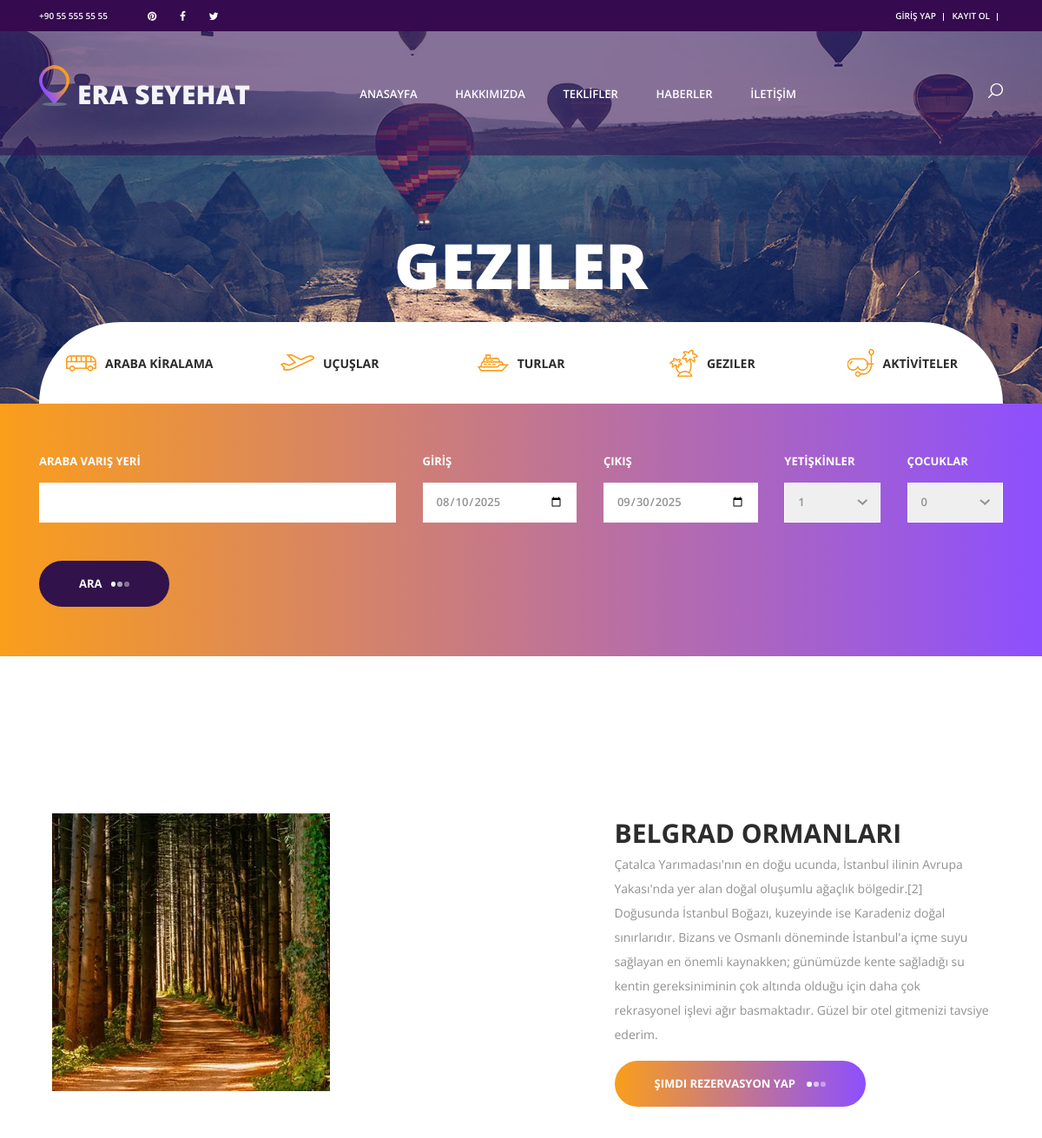
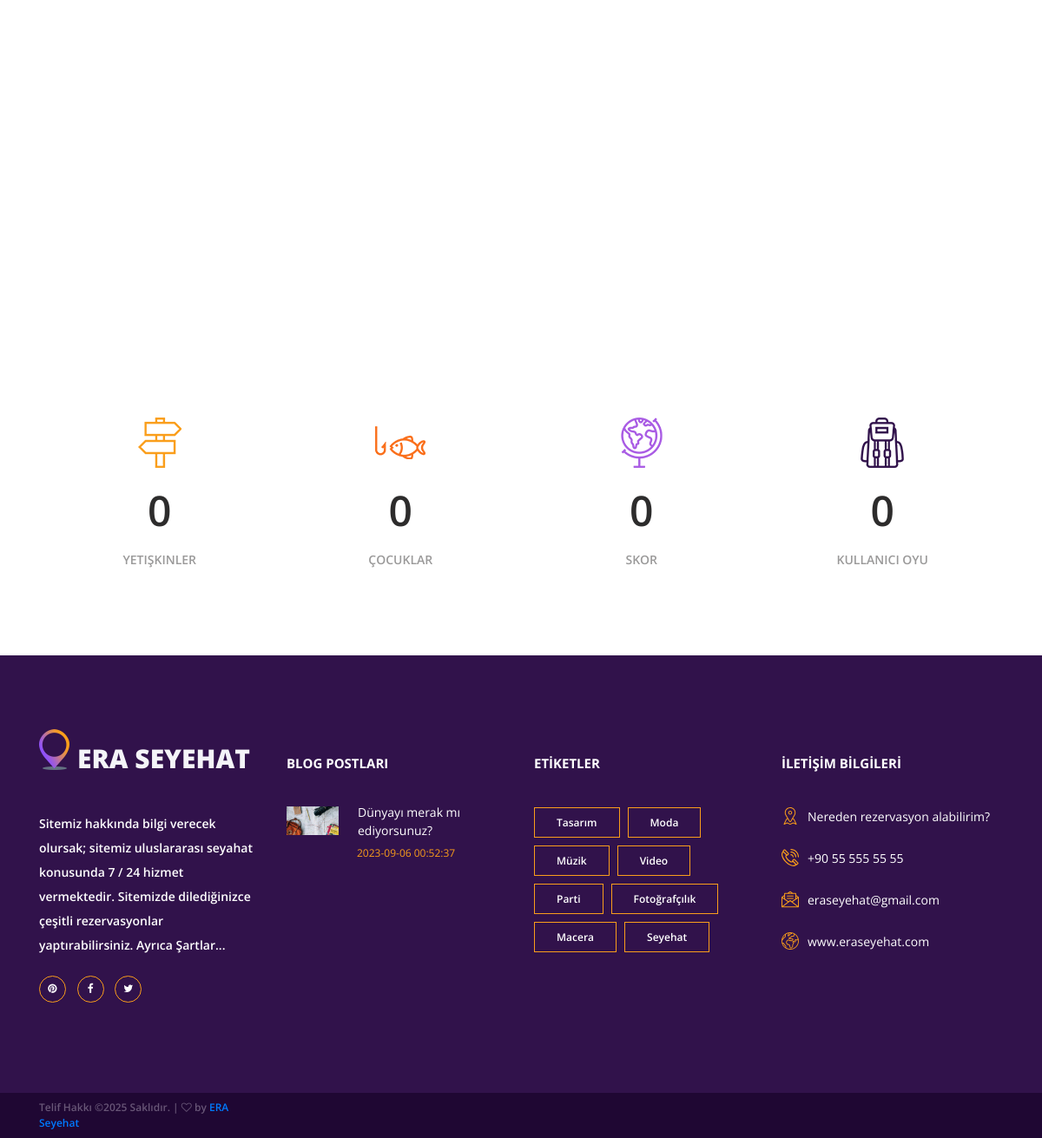
/detail/trips.php?id=1, run on the app's committed database (2 pictures, top to bottom).
### tables this page shows
CREATE TABLE `about` (
  `id` int(4) NOT NULL,
  `title` varchar(200) NOT NULL,
  `description` text NOT NULL,
  `facebook` varchar(200) NOT NULL,
  `twitter` varchar(200) NOT NULL,
  `linkedin` varchar(200) NOT NULL,
  `pinterest` varchar(200) NOT NULL,
  `phone` varchar(200) NOT NULL,
  `email` varchar(200) NOT NULL,
  `adress` varchar(200) NOT NULL
);

CREATE TABLE `trips` (
  `id` int(11) NOT NULL,
  `title` varchar(200) NOT NULL,
  `image` varchar(200) NOT NULL,
  `price` decimal(4,2) NOT NULL,
  `description` text NOT NULL,
  `score` int(11) NOT NULL,
  `user_rating` decimal(4,2) NOT NULL,
  `destination` varchar(200) NOT NULL,
  `checking` date NOT NULL,
  `checkout` date NOT NULL,
  `adults` int(11) NOT NULL,
  `children` int(11) NOT NULL
);

CREATE TABLE `blog` (
  `id` int(11) NOT NULL,
  `image` varchar(200) NOT NULL,
  `title` varchar(200) NOT NULL,
  `description` text NOT NULL,
  `create_at` timestamp NOT NULL DEFAULT current_timestamp()
);

### detail/trips.php (the view, shortened to what this page needs)
<?php require "../includes/header.php"?>
<link rel="stylesheet" type="text/css" href="<?php echo APPURL;?>/assets/styles/offers_styles.css">
<link rel="stylesheet" type="text/css" href="<?php echo APPURL;?>/assets/styles/offers_responsive.css">
<link rel="stylesheet" type="text/css" href="<?php echo APPURL;?>/assets/styles/my.css">
<?php
$tripId= $_GET['id'];
$query = "SELECT * FROM trips WHERE `id`= :tripId";
$stmt= $conn ->prepare($query);
$stmt -> bindParam(":tripId", $tripId, PDO::PARAM_INT);
$stmt->execute();
$trip = $stmt->fetch(PDO::FETCH_ASSOC);
if($trip){
?>
<div class="home">
		<div class="home_background page-banner-detail parallax-window" data-parallax="scroll"></div>
		<div class="home_content">
			<div class="home_title">Geziler</div>
		</div>
	</div>
	<div class="offers">
        <?php require "../includes/sidebar.php"?>
		<div class="container">
			<div class="row">
				<div class="col-lg-12">
					<div class="offers_grid">
                    <div class="container">
			<div class="row">
				<div class="col-lg-7">
					<div class="intro_image "><img  class="m-height-600" src="<?php echo DBIMAGE; ?>/<?php echo $trip['image']; ?>" alt=""></div>
				</div>
				<div class="col-lg-5">
					<div class="intro_content">
						<div class="intro_titlec">  <?php echo $trip['title']; ?></div>
						<p class="intro_text">  <?php echo $trip['description']; ?></p>
						<div class="button intro_button"><div class="button_bcg"></div><a href="<?php echo APPURL;?>/book.php?id=<?php echo $trip['id']; ?>&category=trip">Şimdi rezervasyon yap <span></span><span></span><span></span></a></div>
					</div>
				</div>
			</div>
		</div>
					</div>
                    <div class="milestones">
		<div class="container">
			<div class="row">
				<div class="col-lg-3 milestone_col">
					<div class="milestone text-center">
						<div class="milestone_icon"><img src="<?php echo ASSETSIMAGE; ?>/milestone_1.png" alt=""></div>
						<div class="milestone_counter" data-end-value=" <?php echo $trip['adults']; ?>">0</div>
						<div class="milestone_text">Yetişkinler</div>
					</div>
				</div>
				<div class="col-lg-3 milestone_col">
					<div class="milestone text-center">
						<div class="milestone_icon"><img src="<?php echo ASSETSIMAGE; ?>/milestone_2.png" alt=""></div>
						<div class="milestone_counter" data-end-value=" <?php echo $trip['children']; ?>">0</div>
						<div class="milestone_text">Çocuklar</div>
					</div>
				</div>
				<div class="col-lg-3 milestone_col">
					<div class="milestone text-center">
						<div class="milestone_icon"><img src="<?php echo ASSETSIMAGE; ?>/milestone_3.png" alt=""></div>
						<div class="milestone_counter" data-end-value=" <?php echo $trip['score']; ?>">0</div>
						<div class="milestone_text">Skor</div>
					</div>
				</div>
				<div class="col-lg-3 milestone_col">
					<div class="milestone text-center">
						<div class="milestone_icon"><img src="<?php echo ASSETSIMAGE; ?>/milestone_4.png" alt=""></div>
						<div class="milestone_counter" data-end-value=" <?php echo $trip['user_rating']; ?>">0</div>
						<div class="milestone_text">Kullanıcı Oyu</div>
					</div>
				</div>
			</div>
		</div>
	</div>
				</div>
			</div>
		</div>
	</div>
<?php  }
else {
    echo "no result";
    exit();
}
?>
    <?php require "../includes/footer.php"?>

### includes/header.php (shortened to what this page needs)
<?php
require_once($_SERVER['DOCUMENT_ROOT'].'/TravelPhpMysql/config/config.php');
?>
<!DOCTYPE html>
<html lang="en">
<head>
<link rel="stylesheet" type="text/css" href="<?php echo APPURL;?>/assets/styles/bootstrap4/bootstrap.min.css">
<link href="<?php echo APPURL;?>/assets/plugins/font-awesome-4.7.0/css/font-awesome.min.css" rel="stylesheet" type="text/css">
<link rel="stylesheet" type="text/css" href="<?php echo APPURL;?>/assets/plugins/OwlCarousel2-2.2.1/owl.carousel.css">
<link rel="stylesheet" type="text/css" href="<?php echo APPURL;?>/assets/plugins/OwlCarousel2-2.2.1/owl.theme.default.css">
<link rel="stylesheet" type="text/css" href="<?php echo APPURL;?>/assets/plugins/OwlCarousel2-2.2.1/animate.css">
<link rel="stylesheet" type="text/css" href="<?php echo APPURL;?>/assets/styles/responsive.css">
<link rel="stylesheet" type="text/css" href="<?php echo APPURL;?>/assets/styles/my.css">
</head>
<body>
<div class="super_container">
	<header class="header">
		<div class="top_bar">
			<div class="container">
				<div class="row">
					<div class="col d-flex flex-row">
					<?php
							try{
								$query12= "SELECT * FROM about";
								$result12 = $conn->query($query12);
								while($row = $result12->fetch(PDO::FETCH_ASSOC)){
							?>
						<div class="phone"><?php echo $row['phone']; ?></div>
						<div class="social">
							<ul class="social_list">
								<li class="social_list_item"><a href="<?php echo $row['pinterest']; ?>"><i class="fa fa-pinterest" aria-hidden="true"></i></a></li>
								<li class="social_list_item"><a href="<?php echo $row['facebook']; ?>"><i class="fa fa-facebook" aria-hidden="true"></i></a></li>
								<li class="social_list_item"><a href="<?php echo $row['twitter']; ?>#"><i class="fa fa-twitter" aria-hidden="true"></i></a></li>
							</ul>
						</div>
						<?php
							} }
							catch(PDOException $e){
								echo "Error :" .$e->getMessage();
							}
							?>
						<div class="user_box ml-auto">
						<?php if(isset($_SESSION['username'])): ?>
							<div class="user_box_login user_box_link"><a href="#"><?php echo $_SESSION['username']; ?></a></div>
							<div class="user_box_login user_box_link"><a href="#">Hesap</a></div>
							<div class="user_box_login user_box_link"><a href="<?php echo APPURL;?>/auth/logout.php">Çıkış yap</a></div>
						<?php else: ?>
							<div class="user_box_login user_box_link"><a href="<?php echo APPURL;?>/auth/login.php">GİRİŞ YAP</a></div>
							<div class="user_box_login user_box_link"><a href="<?php echo APPURL;?>/auth/register.php">Kayıt ol</a></div>
						<?php endif; ?>
						</div>
					</div>
				</div>
			</div>
		</div>
		<nav class="main_nav">
			<div class="container">
				<div class="row">
					<div class="col main_nav_col d-flex flex-row align-items-center justify-content-start">
						<div class="logo_container">
							<div class="logo"><a href="<?php echo APPURL;?>"><img src="<?php echo APPURL;?>/assets/images/logo.png" alt="">ERA Seyehat</a></div>
						</div>
						<div class="main_nav_container ml-auto">
							<ul class="main_nav_list">
								<li class="main_nav_item"><a href="<?php echo APPURL;?>">Anasayfa</a></li>
								<li class="main_nav_item"><a href="<?php echo APPURL;?>/about-us.php">Hakkımızda</a></li>
								<li class="main_nav_item"><a href="<?php echo APPURL;?>/offer.php">Teklİfler</a></li>
								<li class="main_nav_item"><a href="<?php echo APPURL;?>/blog.php">Haberler</a></li>
								<li class="main_nav_item"><a href="<?php echo APPURL;?>/contact.php">İletİşİM</a></li>
							</ul>
						</div>
						<div class="content_search ml-lg-0 ml-auto">
						</div>
					</div>
				</div>
			</div>
		</nav>
	</header>

### includes/footer.php (shortened to what this page needs)
	<footer class="footer">
		<div class="container">
			<div class="row">
			<?php
							try{
								$query14= "SELECT * FROM about";
								$result14 = $conn->query($query14);
								while($row = $result14->fetch(PDO::FETCH_ASSOC)){
							?>
				<div class="col-lg-3 footer_column">
					<div class="footer_col">
						<div class="footer_content footer_about">
							<div class="logo_container footer_logo">
								<div class="logo"><a href="#"><img src="<?php echo APPURL; ?>/assets/images/logo.png" alt="">ERA Seyehat</a></div>
							</div>
							<p class="footer_about_text">   <?php
    $trim = strlen($row['description']) > 200 ? substr($row['description'], 0, 200) . '...' : $row['description'];
    echo $trim;
?></p>
							<ul class="footer_social_list">
								<li class="footer_social_item"><a href="<?php echo $row['pinterest']; ?>"><i class="fa fa-pinterest"></i></a></li>
								<li class="footer_social_item"><a href="<?php echo $row['facebook']; ?>"><i class="fa fa-facebook-f"></i></a></li>
								<li class="footer_social_item"><a href="<?php echo $row['twitter']; ?>"><i class="fa fa-twitter"></i></a></li>
							</ul>
						</div>
					</div>
				</div>
				<?php
							} }
							catch(PDOException $e){
								echo "Error :" .$e->getMessage();
							}
							?>
				<div class="col-lg-3 footer_column">
					<div class="footer_col">
						<div class="footer_title">Blog Postları</div>
						<div class="footer_content footer_blog">
							<?php
						try{
								$query20= "SELECT * FROM blog ORDER BY  create_at DESC LIMIT 3";
								$result20 = $conn->query($query20);
								while($row = $result20->fetch(PDO::FETCH_ASSOC)){
							?>
							<div class="footer_blog_item clearfix">
								<div class="footer_blog_image"><img src="<?php echo DBIMAGE; ?>/<?php echo $row['image']; ?>" alt="https://unsplash.com/@avidenov"></div>
								<div class="footer_blog_content">
									<div class="footer_blog_title"><a href="blog.html"><?php echo $row['title']; ?></a></div>
									<div class="footer_blog_date"><?php echo $row['create_at']; ?></div>
								</div>
							</div>
							<?php
							} }
							catch(PDOException $e){
								echo "Error :" .$e->getMessage();
							}
							?>
						</div>
					</div>
				</div>
				<div class="col-lg-3 footer_column">
					<div class="footer_col">
						<div class="footer_title">ETİKETLER</div>
						<div class="footer_content footer_tags">
							<ul class="tags_list clearfix">
								<li class="tag_item"><a href="#">Tasarım</a></li>
								<li class="tag_item"><a href="#">Moda</a></li>
								<li class="tag_item"><a href="#">Müzik</a></li>
								<li class="tag_item"><a href="#">Video</a></li>
								<li class="tag_item"><a href="#">Parti</a></li>
								<li class="tag_item"><a href="#">Fotoğrafçılık</a></li>
								<li class="tag_item"><a href="#">Macera</a></li>
								<li class="tag_item"><a href="#">Seyehat</a></li>
							</ul>
						</div>
					</div>
				</div>
				<?php
							try{
								$query13= "SELECT * FROM about";
								$result13 = $conn->query($query13);
								while($row = $result13->fetch(PDO::FETCH_ASSOC)){
							?>
				<div class="col-lg-3 footer_column">
					<div class="footer_col">
						<div class="footer_title">İLETİŞİM BİLGİLERİ</div>
						<div class="footer_content footer_contact">
							<ul class="contact_info_list">
								<li class="contact_info_item d-flex flex-row">
									<div><div class="contact_info_icon"><img src="<?php echo APPURL; ?>/assets/images/placeholder.svg" alt=""></div></div>
									<div class="contact_info_text"><?php echo $row['adress']; ?></div>
								</li>
								<li class="contact_info_item d-flex flex-row">
									<div><div class="contact_info_icon"><img src="<?php echo APPURL; ?>/assets/images/phone-call.svg" alt=""></div></div>
									<div class="contact_info_text"><?php echo $row['phone']; ?></div>
								</li>
								<li class="contact_info_item d-flex flex-row">
									<div><div class="contact_info_icon"><img src="<?php echo APPURL; ?>/assets/images/message.svg" alt=""></div></div>
									<div class="contact_info_text"><a href="mailto:contactme@gmail.com?Subject=Hello" target="_top"><?php echo $row['email']; ?></a></div>
								</li>
								<li class="contact_info_item d-flex flex-row">
									<div><div class="contact_info_icon"><img src="<?php echo APPURL; ?>/assets/images/planet-earth.svg" alt=""></div></div>
									<div class="contact_info_text"><a href="">www.eraseyehat.com</a></div>
								</li>
							</ul>
						</div>
					</div>
				</div>
				<?php
							} }
							catch(PDOException $e){
								echo "Error :" .$e->getMessage();
							}
							?>
			</div>
		</div>
	</footer>
	<div class="copyright">
		<div class="container">
			<div class="row">
				<div class="col-lg-3 order-lg-1 order-2  ">
					<div class="copyright_content d-flex flex-row align-items-center">
						<div>
Telif Hakkı &copy;<script>document.write(new Date().getFullYear());</script> Saklıdır. | <i class="fa fa-heart-o" aria-hidden="true"></i> by <a href="https://colorlib.com" target="_blank">ERA Seyehat</a>
</div>
					</div>
				</div>
			</div>
		</div>
	</div>
</body>
</html>

### assets/styles/my.css (style rules this page uses)
@media only screen and (min-width: 990px) { .offers_grid { min-height: 750px !important; } }
.page-banner-detail { background-image: url('../images/about_background.jpg'); }
.m-height-600 { max-height: 600px; }
.milestones { padding-top: 105px; padding-bottom: 100px; }
.milestone { width: 100%; }
.milestone_icon { display: inline-block; height: 58px; }
.milestone_icon img { position: relative; top: 50%; -webkit-transform: translateY(-50%); -moz-transform: translateY(-50%); -ms-transform: translateY(-50%); -o-transform: translateY(-50%); transform: translateY(-50%); }
.milestone_counter { font-size: 48px; font-weight: 600; color: #2d2c2c; line-height: 1; margin-top: 25px; }
.milestone_text { font-size: 14px; font-weight: 600; color: #9a9999; margin-top: 22px; text-transform: uppercase; }
.intro_titlec { font-size: 30px; font-weight: 700; color: #2d2c2c; text-transform: uppercase; }

### assets/styles/offers_responsive.css (style rules this page uses)
@media only screen and (max-width: 1730px) { .offers { padding-top: 0px; } }

### data on the page
about: phone "+90 55 555 55 55", description "Sitemiz hakkında bilgi verecek olursak; sitemiz uluslararası seyahat konusunda 7 / 24 hizmet vermektedir. Sitemizde dilediğinizce çeşitli rezervasyonlar yaptırabilirsiniz. Ayrıca Şartlar...", adress "Nereden rezervasyon alabilirim?", email "eraseyehat@gmail.com"
trips: image (picture), title "BELGRAD ORMANLARI", description "Çatalca Yarımadası'nın en doğu ucunda, İstanbul ilinin Avrupa Yakası'nda yer alan doğal oluşumlu ağaçlık bölgedir.[2] Doğusunda İstanbul Boğazı, kuzeyinde ise Karadeniz doğal sınırlarıdır. Bizans ve Osmanlı döneminde İstanbul'a içme suyu sağlayan en önemli kaynakken; günümüzde kente sağladığı su kentin gereksiniminin çok altında olduğu için daha çok rekrasyonel işlevi ağır basmaktadır. Güzel bir otel gitmenizi tavsiye ederim."
blog: image (picture), title "Dünyayı merak mı ediyorsunuz?", create_at "2023-09-06 00:52:37"
